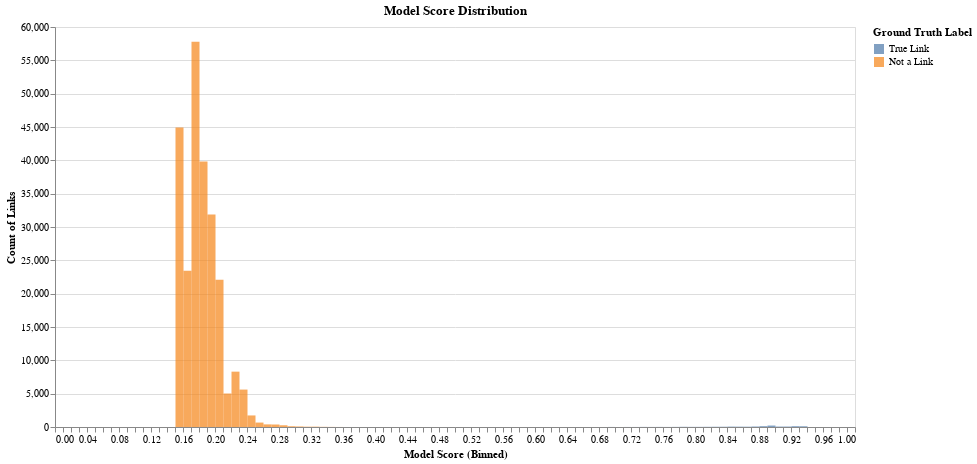

This figure's notebook cell:
### Markdown cell above
### Model Score Distribution

### Code cell
tutorial.plot_model_score_distribution(df_predictions)

### Figure 1 — Vega-Lite specification as saved in the notebook (floating-point values rounded to 4 significant figures)
{"config": {"view": {"continuousWidth": 400, "continuousHeight": 300}}, "data": {"name": "data-13ff854bc47706f3f6b3c61aa7e12c33"}, "mark": {"type": "bar", "binSpacing": 0, "opacity": 0.7}, "encoding": {"color": {"type": "nominal", "field": "ground_truth", "legend": {"title": "Ground Truth Label"}, "scale": {"domain": ["True Link", "Not a Link"], "scheme": "tableau10"}}, "opacity": {"condition": {"value": 0.7, "selection": "selector001"}, "value": 0.2}, "tooltip": [{"type": "quantitative", "field": "model_score", "title": "Model Score"}, {"type": "nominal", "field": "ground_truth", "title": "Ground Truth"}, {"type": "quantitative", "field": "count", "title": "Count of Links"}], "x": {"type": "quantitative", "axis": {"tickCount": 5, "title": "Model Score (Binned)"}, "bin": {"extent": [0, 1], "step": 0.01}, "field": "model_score"}, "y": {"type": "quantitative", "axis": {"title": "Count of Links"}, "field": "count", "stack": null}}, "height": 400, "selection": {"selector001": {"type": "multi", "fields": ["ground_truth"], "bind": "legend"}, "selector002": {"type": "interval", "bind": "scales", "encodings": ["x", "y"]}}, "title": "Model Score Distribution", "width": 800, "$schema": "https://vega.github.io/schema/vega-lite/v4.8.1.json", "datasets": {"data-13ff854bc47706f3f6b3c61aa7e12c33": [{"model_score": 0.15, "ground_truth": "Not a Link", "count": 44920}, {"model_score": 0.16, "ground_truth": "Not a Link", "count": 23443}, {"model_score": 0.17, "ground_truth": "Not a Link", "count": 57792}, {"model_score": 0.18, "ground_truth": "Not a Link", "count": 39815}, {"model_score": 0.19, "ground_truth": "Not a Link", "count": 31873}, {"model_score": 0.2, "ground_truth": "Not a Link", "count": 22084}, {"model_score": 0.21, "ground_truth": "Not a Link", "count": 5025}, {"model_score": 0.22, "ground_truth": "Not a Link", "count": 8302}, {"model_score": 0.23, "ground_truth": "Not a Link", "count": 5614}, {"model_score": 0.24, "ground_truth": "Not a Link", "count": 1734}, {"model_score": 0.25, "ground_truth": "Not a Link", "count": 665}, {"model_score": 0.26, "ground_truth": "Not a Link", "count": 392}, {"model_score": 0.27, "ground_truth": "Not a Link", "count": 373}, {"model_score": 0.28, "ground_truth": "Not a Link", "count": 260}, {"model_score": 0.29, "ground_truth": "Not a Link", "count": 112}, {"model_score": 0.3, "ground_truth": "Not a Link", "count": 81}, {"model_score": 0.31, "ground_truth": "Not a Link", "count": 49}, {"model_score": 0.32, "ground_truth": "Not a Link", "count": 50}, {"model_score": 0.33, "ground_truth": "Not a Link", "count": 24}, {"model_score": 0.34, "ground_truth": "Not a Link", "count": 14}, {"model_score": 0.35, "ground_truth": "Not a Link", "count": 5}, {"model_score": 0.36, "ground_truth": "Not a Link", "count": 2}, {"model_score": 0.37, "ground_truth": "Not a Link", "count": 3}, {"model_score": 0.38, "ground_truth": "Not a Link", "count": 4}, {"model_score": 0.39, "ground_truth": "Not a Link", "count": 1}, {"model_score": 0.41, "ground_truth": "Not a Link", "count": 1}, {"model_score": 0.42, "ground_truth": "Not a Link", "count": 1}, {"model_score": 0.51, "ground_truth": "True Link", "count": 1}, {"model_score": 0.55, "ground_truth": "True Link", "count": 1}, {"model_score": 0.6, "ground_truth": "True Link", "count": 1}, {"model_score": 0.63, "ground_truth": "True Link", "count": 2}, {"model_score": 0.65, "ground_truth": "True Link", "count": 1}, {"model_score": 0.66, "ground_truth": "True Link", "count": 3}, {"model_score": 0.67, "ground_truth": "True Link", "count": 1}, {"model_score": 0.68, "ground_truth": "True Link", "count": 4}, {"model_score": 0.69, "ground_truth": "True Link", "count": 8}, {"model_score": 0.71, "ground_truth": "True Link", "count": 5}, {"model_score": 0.72, "ground_truth": "True Link", "count": 5}, {"model_score": 0.73, "ground_truth": "True Link", "count": 14}, {"model_score": 0.74, "ground_truth": "True Link", "count": 9}, {"model_score": 0.75, "ground_truth": "True Link", "count": 13}, {"model_score": 0.76, "ground_truth": "True Link", "count": 9}, {"model_score": 0.77, "ground_truth": "True Link", "count": 16}, {"model_score": 0.78, "ground_truth": "True Link", "count": 29}, {"model_score": 0.79, "ground_truth": "True Link", "count": 19}, {"model_score": 0.8, "ground_truth": "True Link", "count": 21}, {"model_score": 0.81, "ground_truth": "True Link", "count": 28}, {"model_score": 0.82, "ground_truth": "True Link", "count": 36}, {"model_score": 0.83, "ground_truth": "True Link", "count": 39}, {"model_score": 0.84, "ground_truth": "True Link", "count": 59}, {"model_score": 0.85, "ground_truth": "True Link", "count": 50}, {"model_score": 0.86, "ground_truth": "True Link", "count": 47}, {"model_score": 0.87, "ground_truth": "True Link", "count": 74}, {"model_score": 0.88, "ground_truth": "True Link", "count": 121}, {"model_score": 0.89, "ground_truth": "True Link", "count": 217}, {"model_score": 0.9, "ground_truth": "True Link", "count": 67}, {"model_score": 0.91, "ground_truth": "True Link", "count": 69}, {"model_score": 0.92, "ground_truth": "True Link", "count": 119}, {"model_score": 0.93, "ground_truth": "True Link", "count": 109}]}}
